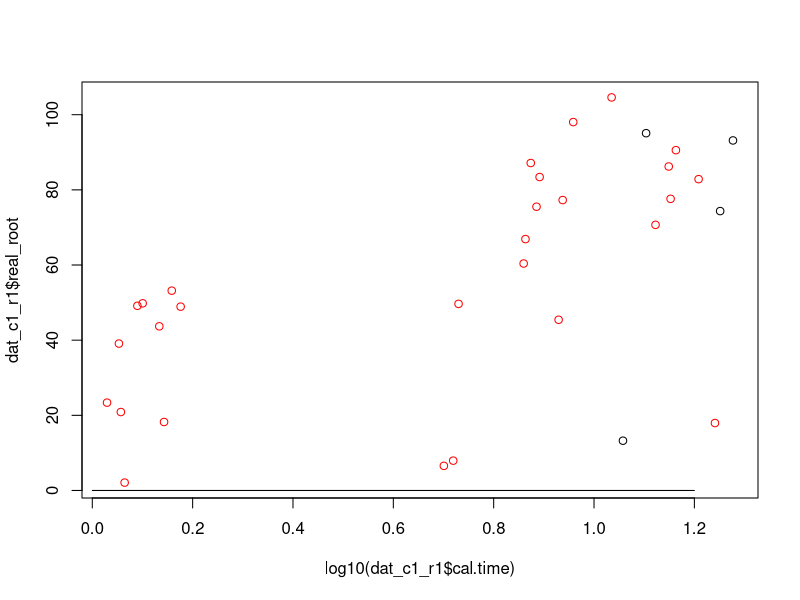

Here is the R script that generated this plot: (Note: this script raises an error after producing the figure.)


dat <- read.table('comp_II_III.txt', as.is = T)



colnames(dat) <- c("run.name","cal.time","mean.rate","sd.rate","slope","r.sq","real_ucld","real_low_ucld","real_high_ucld","real_root","real_low_root","real_high_root","r1_ucld","r1_low_ucld","r1_high_ucld","r1_root","r1_low_root","r1_high_root","r2_ucld","r2_low_ucld","r2_high_ucld","r2_root","r2_low_root","r2_high_root","r3_ucld","r3_low_ucld","r3_high_ucld","r3_root","r3_low_root","r3_high_root")




median_rate <- vector()
median_root <- vector()

pass_cr1 <- vector()
pass_cr2 <- vector()
pass_cr3 <- vector()
pass_cr4 <- vector()
rate_in <- vector()

dat$mean.rate <- dat$mean.rate 
for(i in 1:nrow(dat)){

      low_rates <- min(unlist(c(dat[i, grep('r._low_ucld', colnames(dat))])))
      high_rates <- max(unlist(c(dat[i, grep('r._high_ucld', colnames(dat))])))

      low_root <- min(unlist(c(dat[i, grep('r._low_root', colnames(dat))])))
      high_root <- max(unlist(c(dat[i, grep('r._high_root', colnames(dat))])))
      
      median_rate[i] <- dat$real_low_ucld[i] + (dat$real_high_ucld[i] - dat$real_low_ucld[i] )
      median_root[i] <- dat$real_low_root[i] + (dat$real_high_root[i] - dat$real_low_root[i] )

      pass_cr1[i] <- (dat$real_ucld[i] > high_rates) | (dat$real_ucld[i] < low_rates)
      pass_cr2[i] <- (median_rate[i] > high_rates) | (median_rate[i] < low_rates)
      pass_cr3[i] <- all(c(dat$real_low_ucld , dat$real_high_ucld) > high_rates) | all(c(dat$real_high_ucld, dat$real_low_ucld)  < low_rates)
      
      pass_cr4[i] <- (median_root[i] > high_root) | (median_root[i] < low_root)

      rate_in[i] <- (dat$mean.rate[i] <= dat$real_high_ucld[i]) & (dat$mean.rate[i] >= dat$real_low_ucld[i])

}



# chek standardising
rate_dif <- (dat$real_ucld )#- dat$mean.rate) / dat$mean.rate
root_dif <- (median_root )#- 100) / 100

dat <- cbind(dat, median_rate, rate_dif, median_root, root_dif, pass_cr1, pass_cr2, pass_cr4, rate_in)

dat <- dat[-(which(dat$median_rate > 1)), ]

dat_c1_r1 <- dat[(dat$mean.rate == 0.01 & dat$sd.rate == 0.01), ]

plot(log10(dat_c1_r1$cal.time), dat_c1_r1$real_root, col = c('red', 'black')[1 + as.numeric(dat_c1_r1$pass_cr2)] )
lines(x = c(0, 1.2), y = c(0.0001, 0.0001))

## ! Also try an intermediate rate


#plot(dat_c1_r1$

stop('processing data')




#par(bg = 'black')
#par(col = 'white')
#par(col.axis = 'white')
#par(col.lab = 'white')

par(mfrow = c(2, 2))
par(mar = c(4, 4, 0.5, 0.5))

if(F){

cal_time_factor <- as.numeric(cut(dat$cal.time, 3))

plot(jitter(cal_time_factor)[dat$mean.rate == 0.01], dat$rate_dif[dat$mean.rate == 0.01], ylim = c(-20, 60), col = c('blue', 'red')[as.numeric(dat$pass_cr2) + 1], ylab = '', xlab = '', xaxt = 'n', pch = 20, cex = 2)
lines(x = c(-1, 80), y = c(0, 0))
text(x = 1, y = 60, labels = 'rate = 0.01', col = 'white')

plot(jitter(cal_time_factor)[dat$mean.rate == 0.01], dat$root_dif[dat$mean.rate == 0.01], ylim = c(-2, 2), col = c('blue', 'red')[as.numeric(dat$pass_cr2) + 1], ylab = '', xlab = '', xaxt = 'n', pch = 20, cex = 2)
lines(x = c(-1, 80), y = c(0, 0))

plot(jitter(cal_time_factor)[dat$mean.rate == 0.0001], dat$rate_dif[dat$mean.rate == 0.0001], ylim = c(-20, 60), col = c('blue', 'red')[as.numeric(dat$pass_cr2) + 1], ylab = 'Error in rate', xlab = 'Calibration time', xaxt = 'n', pch = 20, cex = 2)
lines(x = c(-1, 80), y = c(0, 0))
axis(1, at = c(1, 2, 3), labels = c(expression(italic(t)<10), expression(paste('10 < ', italic(t), ' > 15')), expression(italic(t)>15)), col = 'white')
text(x = 1, y = 60, labels = 'rate = 0.0001')

plot(jitter(cal_time_factor)[dat$mean.rate == 0.0001], dat$root_dif[dat$mean.rate == 0.0001], ylim = c(-2, 2), col = c('blue', 'red')[as.numeric(dat$pass_cr2)+1], ylab = 'Error in root', xlab = 'Calibration time', xaxt = 'n', pch = 20, cex = 2)
lines(x = c(-1, 80), y = c(0, 0))
axis(1, at = c(1, 2, 3), labels = c(expression(italic(t)<10), expression(paste('10 < ', italic(t), ' > 15')), expression(italic(t)>15)), col = 'white')

# ! Increase randomisations to 5. increase calibration depth to between 20, 39
stop('Completed plots')


}


# PLOTS FOR ERROR IN THE RATE AND THE ROOT AS A FUNCTION OF THE CALIBRATION TIME
if(T){
plot(dat$cal.time[dat$mean.rate == 0.01], dat$rate_dif[dat$mean.rate == 0.01], ylim = c(0, 0.2), col = c('blue', 'red')[as.numeric(dat$pass_cr2) + 1], ylab = '', xlab = '', pch = 20, cex = 2)
lines(x = c(-1, 80), y = c(0.01, 0.01))
text(x = 5, y = 0.17, labels = 'Error in the rate for a\n simulated rate of  = 0.01', col = 'white')

plot(dat$cal.time[dat$mean.rate == 0.0001], dat$rate_dif[dat$mean.rate == 0.0001], ylim = c(0, 0.02), col = c('blue', 'red')[as.numeric(dat$pass_cr2) + 1], ylab = '', xlab = '', pch = 20, cex = 2)
lines(x = c(-1, 80), y = c(0.0001, 0.0001))
text(x = 5, y = 0.015, labels = 'Error in the rate for a\n simulated rate of  = 0.0001', col = 'white')

plot(dat$cal.time[dat$mean.rate == 0.01], dat$root_dif[dat$mean.rate == 0.01], ylim = c(0, 200), col = c('blue', 'red')[as.numeric(dat$pass_cr2) + 1], ylab = '', xlab = '', pch = 20, cex = 2)
lines(x = c(-1, 80), y = c(100, 100))
text(x = 5, y = 175, labels = 'Error in the root for a\n simulated rate of  = 0.01', col = 'white')

plot(dat$cal.time[dat$mean.rate == 0.0001], dat$root_dif[dat$mean.rate == 0.0001], ylim = c(0, 200), col = c('blue', 'red')[as.numeric(dat$pass_cr2) + 1], ylab = '', xlab = '', pch = 20, cex = 2)
lines(x = c(-1, 80), y = c(100, 100))
text(x = 5, y = 175, labels = 'Error in the root for a\n simulated rate of  = 0.0001', col = 'white')

stop('wow')
}

plot(jitter(cal_time_factor)[dat$mean.rate == 0.01], dat$root_dif[dat$mean.rate == 0.01], ylim = c(-2, 2), col = c('blue', 'red')[as.numeric(dat$pass_cr2) + 1], ylab = '', xlab = '', xaxt = 'n', pch = 20, cex = 2)
lines(x = c(-1, 80), y = c(0, 0))

plot(jitter(cal_time_factor)[dat$mean.rate == 0.0001], dat$rate_dif[dat$mean.rate == 0.0001], ylim = c(-20, 60), col = c('blue', 'red')[as.numeric(dat$pass_cr2) + 1], ylab = 'Error in rate', xlab = 'Calibration time', xaxt = 'n', pch = 20, cex = 2)
lines(x = c(-1, 80), y = c(0, 0))
axis(1, at = c(1, 2, 3), labels = c(expression(italic(t)<10), expression(paste('10 < ', italic(t), ' > 15')), expression(italic(t)>15)), col = 'white')
text(x = 1, y = 60, labels = 'rate = 0.0001')

plot(jitter(cal_time_factor)[dat$mean.rate == 0.0001], dat$root_dif[dat$mean.rate == 0.0001], ylim = c(-2, 2), col = c('blue', 'red')[as.numeric(dat$pass_cr2)+1], ylab = 'Error in root', xlab = 'Calibration time', xaxt = 'n', pch = 20, cex = 2)
lines(x = c(-1, 80), y = c(0, 0))
axis(1, at = c(1, 2, 3), labels = c(expression(italic(t)<10), expression(paste('10 < ', italic(t), ' > 15')), expression(italic(t)>15)), col = 'black')

# ! Increase randomisations to 5. increase calibration depth to between 20, 39
stop('Completed plots')
